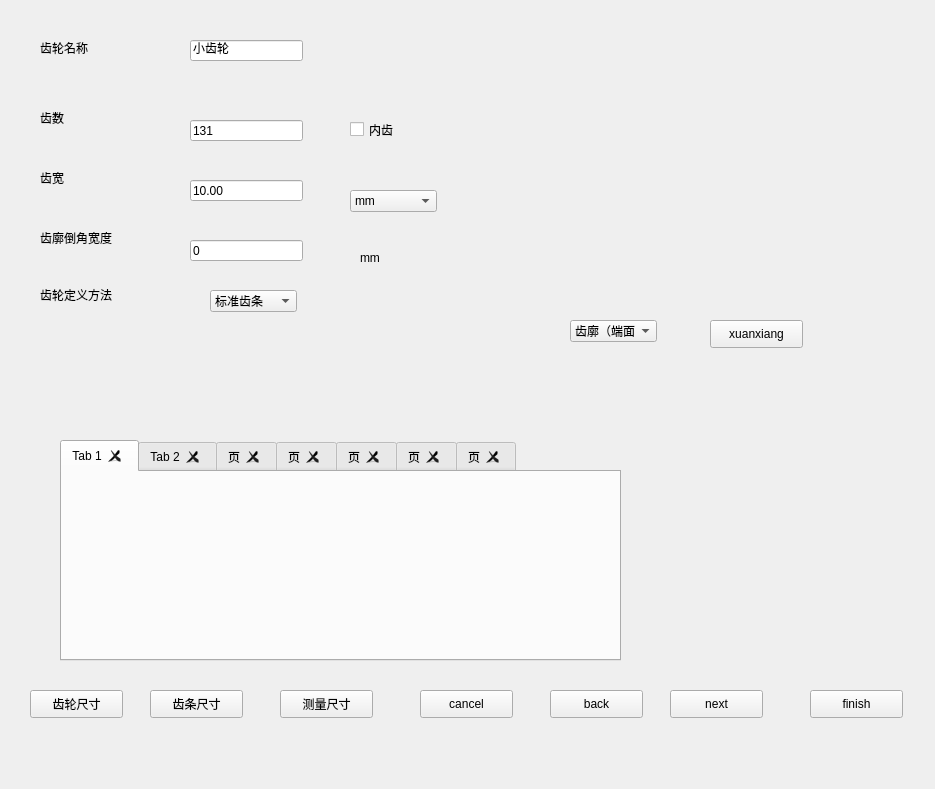
<?xml version="1.0" encoding="UTF-8"?>
<ui version="4.0">
 <class>two</class>
 <widget class="QWidget" name="two">
  <property name="geometry">
   <rect>
    <x>0</x>
    <y>0</y>
    <width>935</width>
    <height>789</height>
   </rect>
  </property>
  <property name="windowTitle">
   <string>Form</string>
  </property>
  <widget class="QLabel" name="label">
   <property name="geometry">
    <rect>
     <x>40</x>
     <y>40</y>
     <width>72</width>
     <height>15</height>
    </rect>
   </property>
   <property name="text">
    <string>齿轮名称</string>
   </property>
  </widget>
  <widget class="QLabel" name="label_2">
   <property name="geometry">
    <rect>
     <x>40</x>
     <y>110</y>
     <width>72</width>
     <height>15</height>
    </rect>
   </property>
   <property name="text">
    <string>齿数</string>
   </property>
  </widget>
  <widget class="QLabel" name="label_3">
   <property name="geometry">
    <rect>
     <x>40</x>
     <y>170</y>
     <width>72</width>
     <height>15</height>
    </rect>
   </property>
   <property name="text">
    <string>齿宽</string>
   </property>
  </widget>
  <widget class="QLabel" name="label_4">
   <property name="geometry">
    <rect>
     <x>40</x>
     <y>230</y>
     <width>72</width>
     <height>15</height>
    </rect>
   </property>
   <property name="text">
    <string>齿廓倒角宽度</string>
   </property>
  </widget>
  <widget class="QLabel" name="label_5">
   <property name="geometry">
    <rect>
     <x>40</x>
     <y>285</y>
     <width>72</width>
     <height>20</height>
    </rect>
   </property>
   <property name="text">
    <string>齿轮定义方法</string>
   </property>
  </widget>
  <widget class="QTabWidget" name="tabWidget">
   <property name="geometry">
    <rect>
     <x>60</x>
     <y>440</y>
     <width>561</width>
     <height>221</height>
    </rect>
   </property>
   <property name="currentIndex">
    <number>0</number>
   </property>
   <property name="tabsClosable">
    <bool>true</bool>
   </property>
   <widget class="QWidget" name="tab">
    <attribute name="title">
     <string>Tab 1</string>
    </attribute>
   </widget>
   <widget class="QWidget" name="tab_2">
    <attribute name="title">
     <string>Tab 2</string>
    </attribute>
   </widget>
   <widget class="QWidget" name="tab_7">
    <attribute name="title">
     <string>页</string>
    </attribute>
   </widget>
   <widget class="QWidget" name="tab_8">
    <attribute name="title">
     <string>页</string>
    </attribute>
   </widget>
   <widget class="QWidget" name="tab_9">
    <attribute name="title">
     <string>页</string>
    </attribute>
   </widget>
   <widget class="QWidget" name="tab_10">
    <attribute name="title">
     <string>页</string>
    </attribute>
   </widget>
   <widget class="QWidget" name="tab_11">
    <attribute name="title">
     <string>页</string>
    </attribute>
   </widget>
  </widget>
  <widget class="QLineEdit" name="lineEdit">
   <property name="geometry">
    <rect>
     <x>190</x>
     <y>40</y>
     <width>113</width>
     <height>21</height>
    </rect>
   </property>
   <property name="text">
    <string>小齿轮</string>
   </property>
  </widget>
  <widget class="QLineEdit" name="lineEdit_2">
   <property name="geometry">
    <rect>
     <x>190</x>
     <y>120</y>
     <width>113</width>
     <height>21</height>
    </rect>
   </property>
   <property name="text">
    <string>131</string>
   </property>
  </widget>
  <widget class="QCheckBox" name="checkBox">
   <property name="geometry">
    <rect>
     <x>350</x>
     <y>120</y>
     <width>91</width>
     <height>19</height>
    </rect>
   </property>
   <property name="text">
    <string>内齿</string>
   </property>
  </widget>
  <widget class="QLineEdit" name="lineEdit_3">
   <property name="geometry">
    <rect>
     <x>190</x>
     <y>180</y>
     <width>113</width>
     <height>21</height>
    </rect>
   </property>
   <property name="text">
    <string>10.00</string>
   </property>
  </widget>
  <widget class="QComboBox" name="comboBox">
   <property name="geometry">
    <rect>
     <x>210</x>
     <y>290</y>
     <width>87</width>
     <height>22</height>
    </rect>
   </property>
   <item>
    <property name="text">
     <string>标准齿条</string>
    </property>
   </item>
   <item>
    <property name="text">
     <string>半精工滚刀</string>
    </property>
   </item>
  </widget>
  <widget class="QLineEdit" name="lineEdit_4">
   <property name="geometry">
    <rect>
     <x>190</x>
     <y>240</y>
     <width>113</width>
     <height>21</height>
    </rect>
   </property>
   <property name="text">
    <string>0</string>
   </property>
  </widget>
  <widget class="QComboBox" name="comboBox_2">
   <property name="geometry">
    <rect>
     <x>350</x>
     <y>190</y>
     <width>87</width>
     <height>22</height>
    </rect>
   </property>
   <item>
    <property name="text">
     <string>mm</string>
    </property>
   </item>
   <item>
    <property name="text">
     <string>cm</string>
    </property>
   </item>
   <item>
    <property name="text">
     <string>dm</string>
    </property>
   </item>
   <item>
    <property name="text">
     <string>m</string>
    </property>
   </item>
   <item>
    <property name="text">
     <string>yd</string>
    </property>
   </item>
   <item>
    <property name="text">
     <string>in</string>
    </property>
   </item>
   <item>
    <property name="text">
     <string>ft</string>
    </property>
   </item>
  </widget>
  <widget class="QLabel" name="label_6">
   <property name="geometry">
    <rect>
     <x>360</x>
     <y>250</y>
     <width>72</width>
     <height>15</height>
    </rect>
   </property>
   <property name="text">
    <string>mm</string>
   </property>
  </widget>
  <widget class="QComboBox" name="comboBox_3">
   <property name="geometry">
    <rect>
     <x>570</x>
     <y>320</y>
     <width>87</width>
     <height>22</height>
    </rect>
   </property>
   <item>
    <property name="text">
     <string>齿廓（端面）</string>
    </property>
   </item>
   <item>
    <property name="text">
     <string>齿面廓形（粗滚刀生成）</string>
    </property>
   </item>
   <item>
    <property name="text">
     <string>齿面廓形（滚齿成品）</string>
    </property>
   </item>
   <item>
    <property name="text">
     <string>滚齿廓（法向）</string>
    </property>
   </item>
  </widget>
  <widget class="QPushButton" name="pushButton">
   <property name="geometry">
    <rect>
     <x>710</x>
     <y>320</y>
     <width>93</width>
     <height>28</height>
    </rect>
   </property>
   <property name="text">
    <string>xuanxiang</string>
   </property>
  </widget>
  <widget class="QPushButton" name="pushButton_2">
   <property name="geometry">
    <rect>
     <x>30</x>
     <y>690</y>
     <width>93</width>
     <height>28</height>
    </rect>
   </property>
   <property name="text">
    <string>齿轮尺寸</string>
   </property>
  </widget>
  <widget class="QPushButton" name="pushButton_3">
   <property name="geometry">
    <rect>
     <x>150</x>
     <y>690</y>
     <width>93</width>
     <height>28</height>
    </rect>
   </property>
   <property name="text">
    <string>齿条尺寸</string>
   </property>
  </widget>
  <widget class="QPushButton" name="pushButton_4">
   <property name="geometry">
    <rect>
     <x>280</x>
     <y>690</y>
     <width>93</width>
     <height>28</height>
    </rect>
   </property>
   <property name="text">
    <string>测量尺寸</string>
   </property>
  </widget>
  <widget class="QPushButton" name="pushButton_5">
   <property name="geometry">
    <rect>
     <x>420</x>
     <y>690</y>
     <width>93</width>
     <height>28</height>
    </rect>
   </property>
   <property name="text">
    <string>cancel</string>
   </property>
  </widget>
  <widget class="QPushButton" name="pushButton_6">
   <property name="geometry">
    <rect>
     <x>550</x>
     <y>690</y>
     <width>93</width>
     <height>28</height>
    </rect>
   </property>
   <property name="text">
    <string>back</string>
   </property>
  </widget>
  <widget class="QPushButton" name="pushButton_7">
   <property name="geometry">
    <rect>
     <x>670</x>
     <y>690</y>
     <width>93</width>
     <height>28</height>
    </rect>
   </property>
   <property name="text">
    <string>next</string>
   </property>
  </widget>
  <widget class="QPushButton" name="pushButton_8">
   <property name="geometry">
    <rect>
     <x>810</x>
     <y>690</y>
     <width>93</width>
     <height>28</height>
    </rect>
   </property>
   <property name="text">
    <string>finish</string>
   </property>
  </widget>
  <zorder>tabWidget</zorder>
  <zorder>label</zorder>
  <zorder>label_2</zorder>
  <zorder>label_3</zorder>
  <zorder>label_4</zorder>
  <zorder>label_5</zorder>
  <zorder>lineEdit</zorder>
  <zorder>lineEdit_2</zorder>
  <zorder>checkBox</zorder>
  <zorder>lineEdit_3</zorder>
  <zorder>comboBox</zorder>
  <zorder>lineEdit_4</zorder>
  <zorder>comboBox_2</zorder>
  <zorder>label_6</zorder>
  <zorder>comboBox_3</zorder>
  <zorder>pushButton</zorder>
  <zorder>pushButton_2</zorder>
  <zorder>pushButton_3</zorder>
  <zorder>pushButton_4</zorder>
  <zorder>pushButton_5</zorder>
  <zorder>pushButton_6</zorder>
  <zorder>pushButton_7</zorder>
  <zorder>pushButton_8</zorder>
 </widget>
 <resources/>
 <connections/>
</ui>
